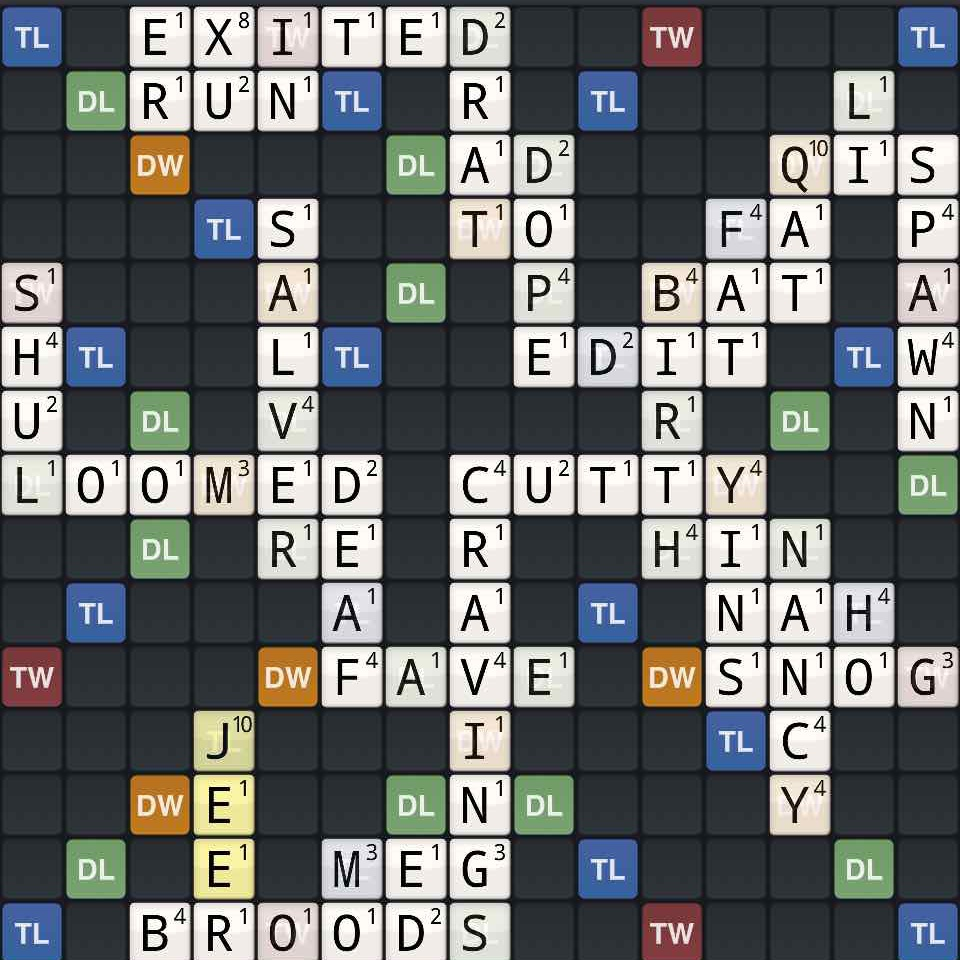
#> input picture images/squares_board_image.jpg, 960 x 960 px
$ python thinning.py
#> lines starting #> are read from the running program, lines starting #| are printed output that depends on the picture; after the words box and inside, x2 and y2 are one past the last pixel; in counts of white or black regions, pixels touching at a corner belong together
import cv2
import numpy as np

def thinning(image_path):
    # Read the image and convert to grayscale
#> called with image_path = 'images/squares_board_image.jpg'
    img = cv2.imread(image_path, 0)
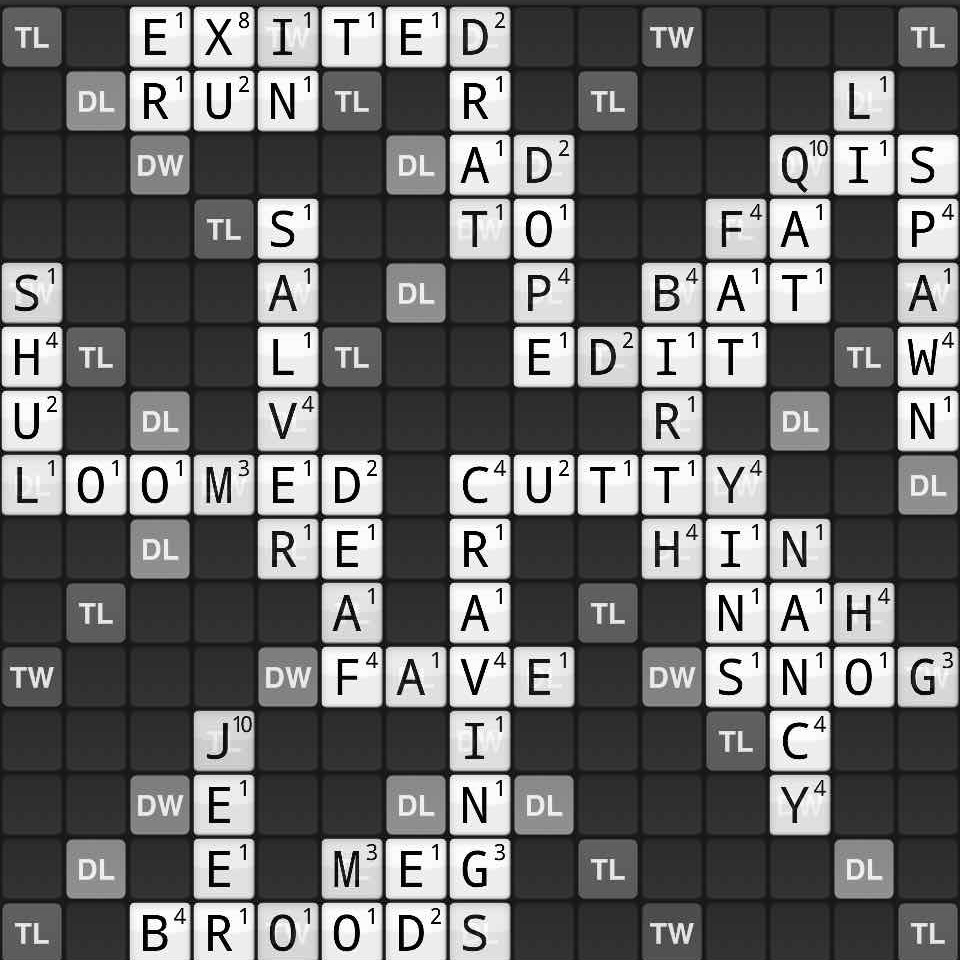
#> img: shape (960, 960); min 0, max 255, mean 107.5

    # Binarize the image: You may need to adjust the threshold value
    _, bin_img = cv2.threshold(img, 100, 255, cv2.THRESH_BINARY_INV)
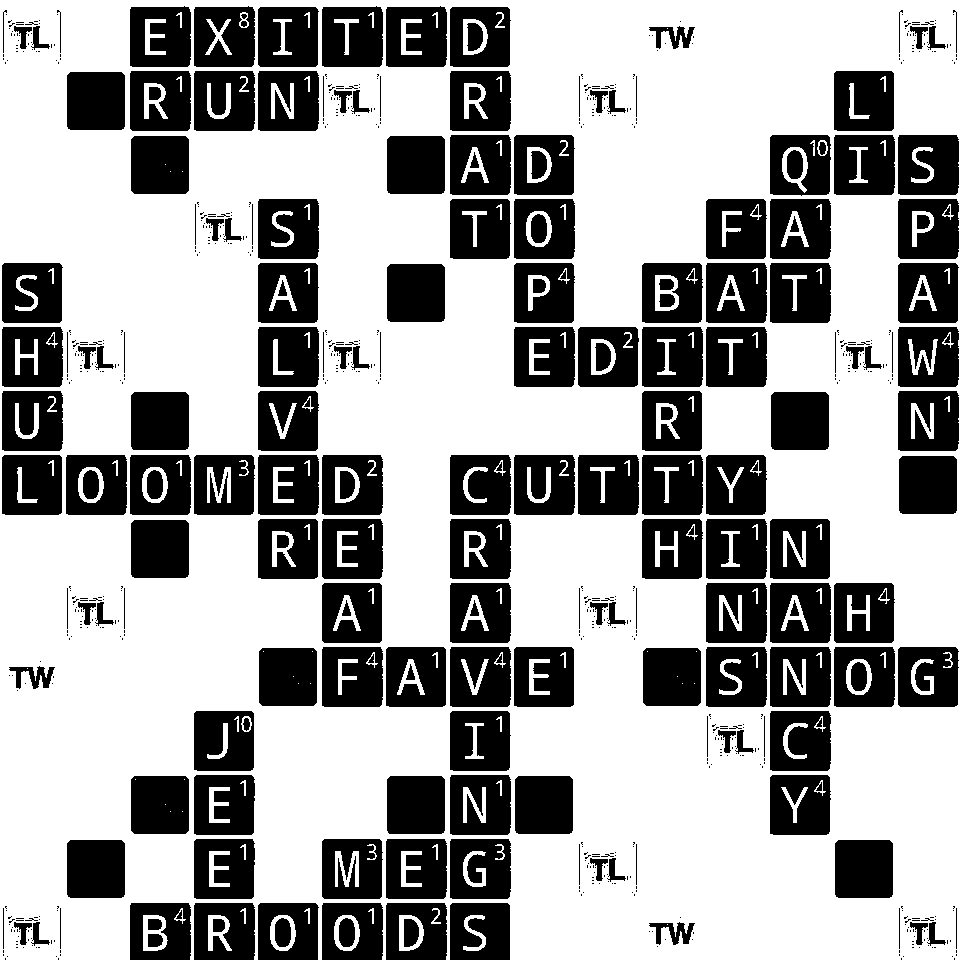
#> bin_img: shape (960, 960); 63.6% white; 774 black regions (577 under 20 px), largest, box (x1, y1, x2, y2) and area: (322, 6, 383, 67) 3366, (770, 263, 831, 323) 3365, (706, 327, 767, 387) 3365
    cv2.imshow("Binary", bin_img)
    # Define the structure element for morphological operations
    struct_elem = cv2.getStructuringElement(cv2.MORPH_CROSS, (3,3))

    # Iteratively apply thinning
    thinning_img = np.copy(bin_img)  # Make a copy to not modify the original
    prev_img = np.zeros(bin_img.shape, np.uint8)
    while cv2.countNonZero(thinning_img - prev_img) != 0:
        prev_img = thinning_img.copy()
        eroded = cv2.erode(thinning_img, struct_elem)
        temp_img = cv2.dilate(eroded, struct_elem)
        thinning_img = cv2.subtract(thinning_img, temp_img)
#> this loop made 2 passes
#> pass 1, in thinning, `eroded = cv2.erode(thinning_img, struct_elem)`:
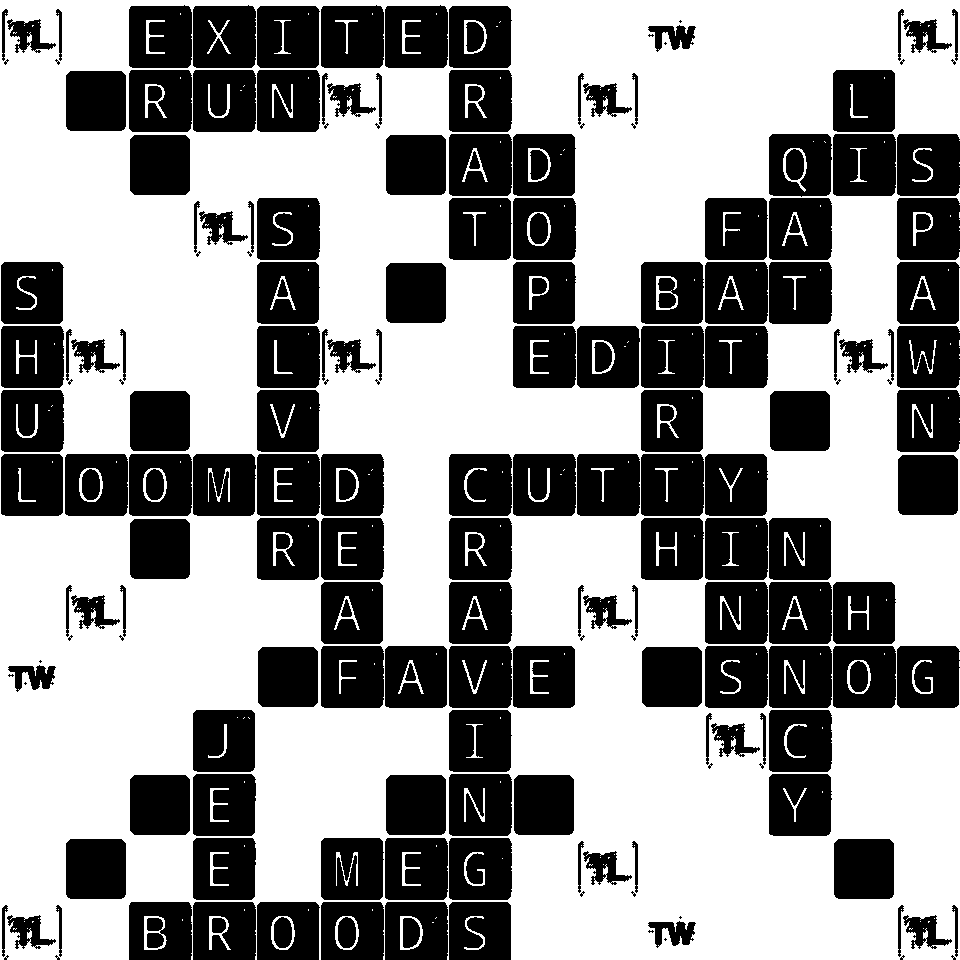
#> eroded: shape (960, 960); 58.2% white; 212 black regions (37 under 20 px), largest, box (x1, y1, x2, y2) and area: (321, 5, 384, 68) 3754, (833, 134, 896, 196) 3753, (769, 262, 832, 324) 3753
#> pass 1, in thinning, `thinning_img = cv2.subtract(thinning_img, temp_img)`:
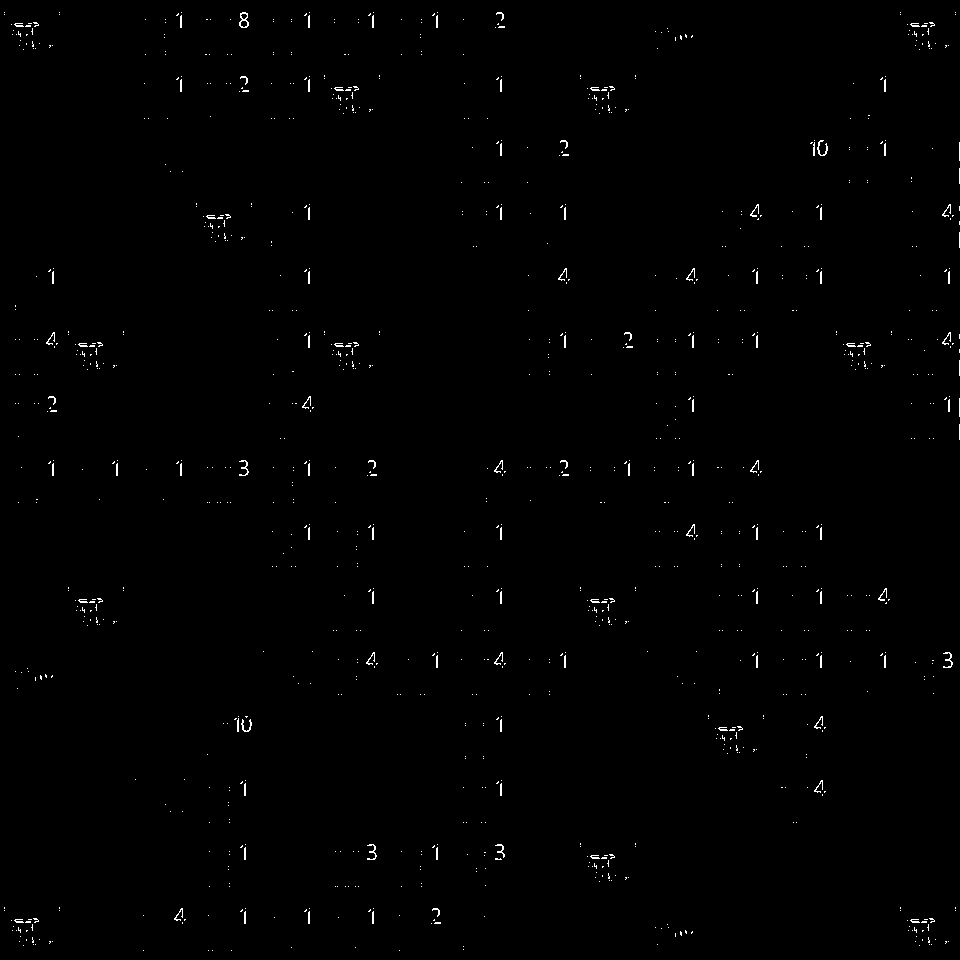
#> thinning_img: shape (960, 960); 0.58% white in thin lines or dots

    # Invert the image back to original form
    thinning_img = cv2.bitwise_not(thinning_img)
#> thinning_img: shape (960, 960); 99.4% white; black in thin lines or dots

    # Display
    cv2.imshow("Original", img)
    cv2.imshow("Thinning", thinning_img)
    cv2.waitKey(5000)
    cv2.destroyAllWindows()

# Call the function
thinning('images/squares_board_image.jpg')

$ run again, with images/scrabble_board.jpg copied over images/squares_board_image.jpg
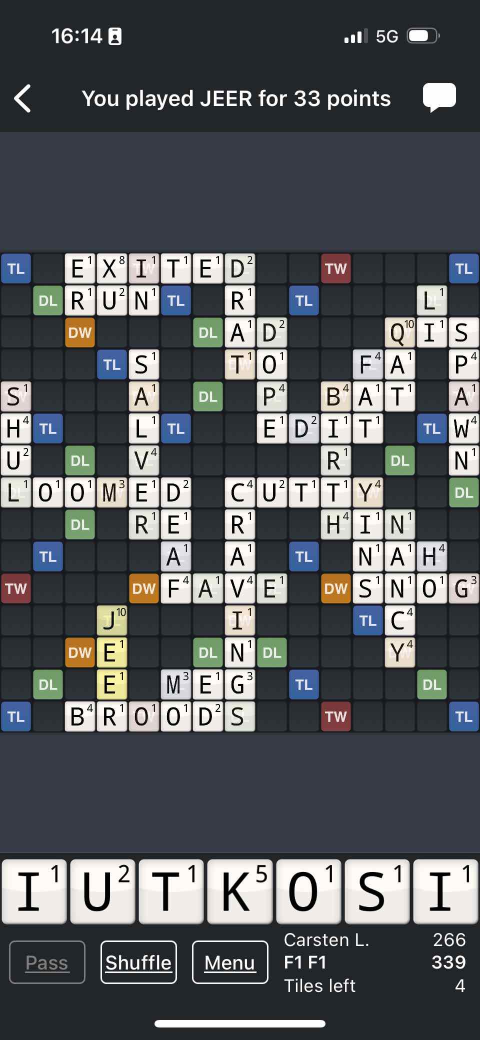
#> input picture images/scrabble_board.jpg, 960 x 2079 px (shown at 1/2 size)
#> in thinning, `_, bin_img = cv2.threshold(img, 100, 255, cv2.THRESH_BINARY_INV)`:
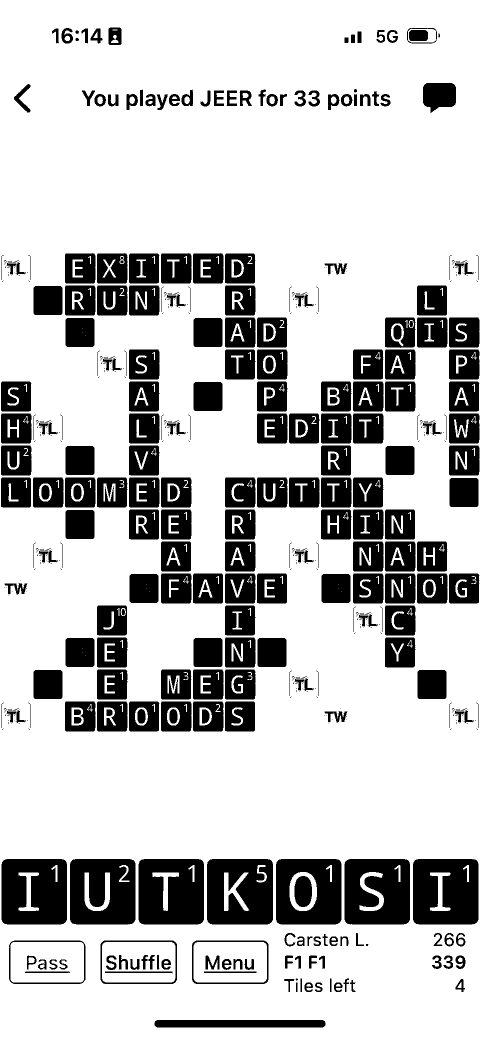
#> bin_img: shape (2079, 960) (shown at 1/2 size); 76% white; 757 black regions (460 under 20 px), largest, box (x1, y1, x2, y2) and area: (277, 1718, 408, 1849) 15761, (826, 1718, 957, 1849) 15723, (3, 1718, 134, 1849) 15722
#> the loop in thinning, `while cv2.countNonZero(thinning_img - prev_img) != 0:` made 2 passes
#> in thinning, `thinning_img = cv2.bitwise_not(thinning_img)`:
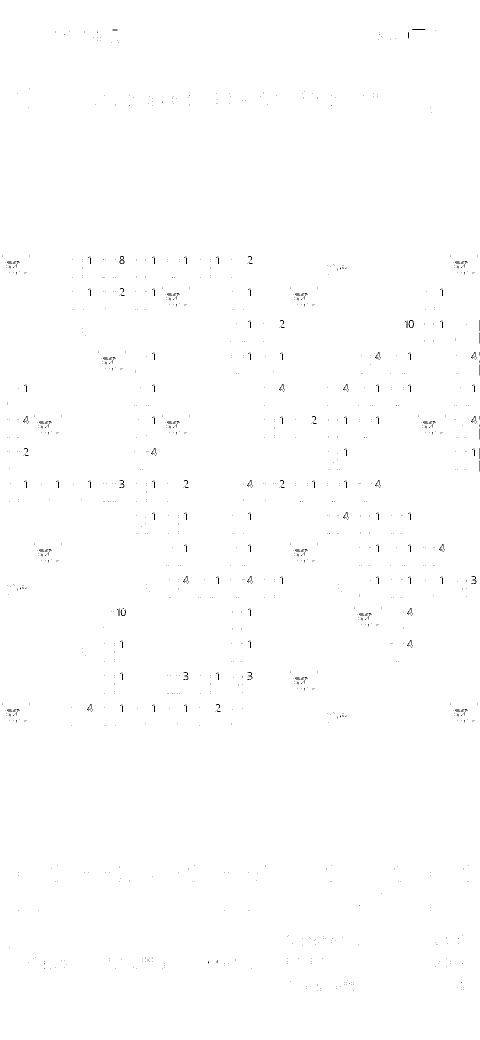
#> thinning_img: shape (2079, 960) (shown at 1/2 size); 99.7% white; black in thin lines or dots
